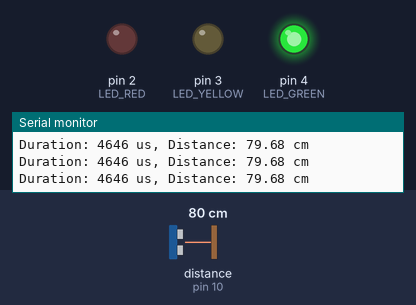
The sketch below on a simulated Arduino Uno, built with avr-gcc and run on an emulated ATmega328P. Shown: output pins drawn as LEDs (lit = HIGH), the last lines printed to the serial monitor. Wiring (inferred from the names in the program): ultrasonic range finder: trigger pin 9; echo pin 10. Inputs (shaded band) come from the test bench; at power-on: distance to the obstacle (sensor on pin 10) 80 cm. The echo pulse lasts 58.3 µs per cm; pins used as bus, display or sensor lines are not drawn.

Above: at 1.3 s.
1.4 s: distance to the obstacle (sensor on pin 10) set to 29 cm
2.9 s: distance to the obstacle (sensor on pin 10) set to 23 cm
At 4.2 s:
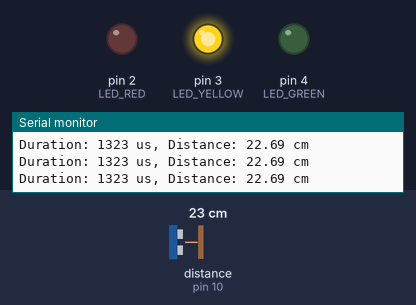
4.5 s: distance to the obstacle (sensor on pin 10) set to 12 cm
6.0 s: distance to the obstacle (sensor on pin 10) set to 9 cm
At 7.0 s:
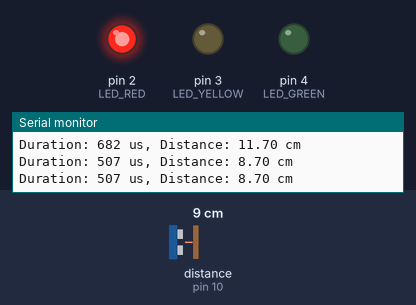
7.5 s: distance to the obstacle (sensor on pin 10) set to 120 cm
At 8.6 s:
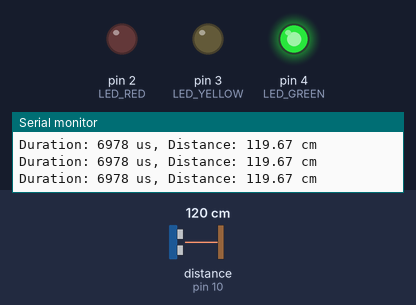
9.0 s: distance to the obstacle (sensor on pin 10) set to 18 cm
At 10.5 s:
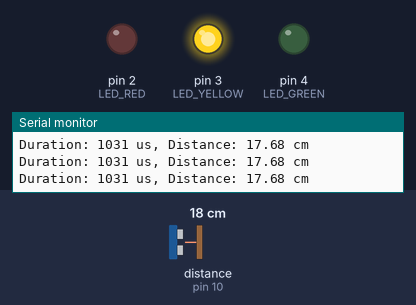
Timing chart, 0 to 11.5 s (numbered marks = the images above; inputs shaded):
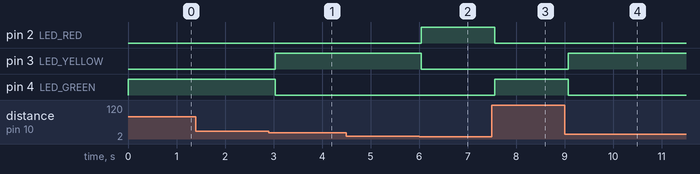

The sketch:

ultrasonic_frequecy_on_oled.ino
```cpp
/*
Detect distance with Ultrasonic based on traffic light

Wire connection
HC-SR04 Pin	Arduino UNO	Notes
VCC	5 V	Must be 5 V (not 3.3 V)
GND	GND	Common ground with Arduino
TRIG	D9	Trigger output
ECHO	D10	Needs direct connection — not through a resistor divider if using Uno
LED_RED	D2 → 220 Ω → GND
LED_YELLOW	D3 → 220 Ω → GND
LED_GREEN	D4 → 220 Ω → GND
*/

#define TRIG_PIN 9
#define ECHO_PIN 10

#define LED_RED    2
#define LED_YELLOW 3
#define LED_GREEN  4

void setup() {
  Serial.begin(9600);
  pinMode(TRIG_PIN, OUTPUT);
  pinMode(ECHO_PIN, INPUT);
  pinMode(LED_RED, OUTPUT);
  pinMode(LED_YELLOW, OUTPUT);
  pinMode(LED_GREEN, OUTPUT);
}

void loop() {
  // Send trigger pulse
  digitalWrite(TRIG_PIN, LOW);
  delayMicroseconds(2);
  digitalWrite(TRIG_PIN, HIGH);
  delayMicroseconds(10);
  digitalWrite(TRIG_PIN, LOW);

  // Read echo
  long duration = pulseIn(ECHO_PIN, HIGH, 30000);
  float distance = duration * 0.0343 / 2;

  // Debug info
  Serial.print("Duration: ");
  Serial.print(duration);
  Serial.print(" us, Distance: ");
  Serial.print(distance);
  Serial.println(" cm");

  // Traffic light logic
  if (distance > 25 && distance < 400) {
    digitalWrite(LED_GREEN, HIGH);
    digitalWrite(LED_YELLOW, LOW);
    digitalWrite(LED_RED, LOW);
  }
  else if (distance > 10 && distance <= 25) {
    digitalWrite(LED_GREEN, LOW);
    digitalWrite(LED_YELLOW, HIGH);
    digitalWrite(LED_RED, LOW);
  }
  else if (distance <= 10 && distance > 0) {
    digitalWrite(LED_GREEN, LOW);
    digitalWrite(LED_YELLOW, LOW);
    digitalWrite(LED_RED, HIGH);
  }
  else {
    // No reading or out of range
    digitalWrite(LED_GREEN, LOW);
    digitalWrite(LED_YELLOW, LOW);
    digitalWrite(LED_RED, LOW);
  }

  delay(500);
}
```

Measured:
- the behaviour switches between 26 and 25 cm on distance to the obstacle (sensor on pin 10) (found by bisection; images 0 and 1)
- the behaviour switches between 11 and 10 cm on distance to the obstacle (sensor on pin 10) (found by bisection; images 1 and 2)
- after the input at 2.9 s, pin 3 (LED_YELLOW): LOW → HIGH after 0.13 s; pin 4 (LED_GREEN): HIGH → LOW after 0.13 s
- after the input at 6.0 s, pin 2 (LED_RED): LOW → HIGH at once; pin 3 (LED_YELLOW): HIGH → LOW at once
- after the input at 7.5 s, pin 2 (LED_RED): HIGH → LOW after 0.06 s; pin 4 (LED_GREEN): LOW → HIGH after 0.06 s
- after the input at 9.0 s, pin 3 (LED_YELLOW): LOW → HIGH after 0.07 s; pin 4 (LED_GREEN): HIGH → LOW after 0.07 s
